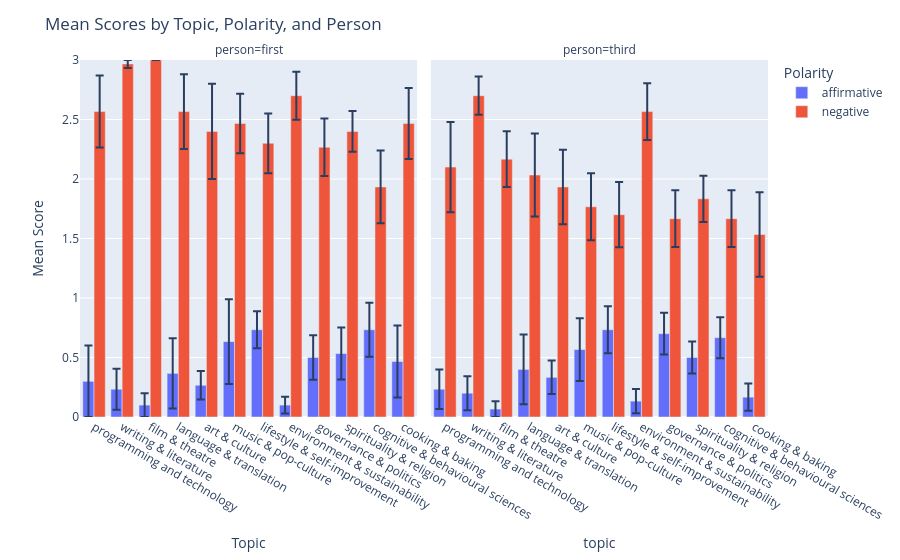

The code cell stored with this chart in its notebook:
### Code cell
df = pd.read_csv("results/probably_not_results.csv")

fig = px.bar(df, x="topic", y="mean", color="polarity", barmode="group", error_y="stderr", facet_col="person")
fig.update_layout(title="Mean Scores by Topic, Polarity, and Person", xaxis_title="Topic", yaxis_title="Mean Score", legend_title="Polarity")
fig.update_yaxes(range=[0, 3])
fig.show()

### Figure 1 — Plotly figure (JSON) as saved in the notebook; plotly's stock layout.template omitted (floating-point values rounded to 4 significant figures)
{"data": [{"alignmentgroup": "True", "error_y": {"array": [0.3, 0.1725, 0.1, 0.2959, 0.1197, 0.3564, 0.1556, 0.07115, 0.1876, 0.2177, 0.2266, 0.3031]}, "hovertemplate": "polarity=affirmative<br>person=first<br>topic=%{x}<br>mean=%{y}<extra></extra>", "legendgroup": "affirmative", "marker": {"color": "#636efa", "pattern": {"shape": ""}}, "name": "affirmative", "offsetgroup": "affirmative", "orientation": "v", "showlegend": true, "textposition": "auto", "type": "bar", "x": ["programming and technology", "writing & literature", "film & theatre", "language & translation", "art & culture", "music & pop-culture", "lifestyle & self-improvement", "environment & sustainability", "governance & politics", "spirituality & religion", "cognitive & behavioural sciences", "cooking & baking"], "xaxis": "x", "y": [0.3, 0.2333, 0.1, 0.3667, 0.2667, 0.6333, 0.7333, 0.1, 0.5, 0.5333, 0.7333, 0.4667], "yaxis": "y"}, {"alignmentgroup": "True", "error_y": {"array": [0.1652, 0.1423, 0.06667, 0.2931, 0.1405, 0.2632, 0.1975, 0.1018, 0.1753, 0.1338, 0.1721, 0.1139]}, "hovertemplate": "polarity=affirmative<br>person=third<br>topic=%{x}<br>mean=%{y}<extra></extra>", "legendgroup": "affirmative", "marker": {"color": "#636efa", "pattern": {"shape": ""}}, "name": "affirmative", "offsetgroup": "affirmative", "orientation": "v", "showlegend": false, "textposition": "auto", "type": "bar", "x": ["programming and technology", "writing & literature", "film & theatre", "language & translation", "art & culture", "music & pop-culture", "lifestyle & self-improvement", "environment & sustainability", "governance & politics", "spirituality & religion", "cognitive & behavioural sciences", "cooking & baking"], "xaxis": "x2", "y": [0.2333, 0.2, 0.06667, 0.4, 0.3333, 0.5667, 0.7333, 0.1333, 0.7, 0.5, 0.6667, 0.1667], "yaxis": "y2"}, {"alignmentgroup": "True", "error_y": {"array": [0.3025, 0.03333, 0.0, 0.3145, 0.4, 0.2494, 0.2507, 0.2015, 0.2424, 0.1707, 0.3055, 0.299]}, "hovertemplate": "polarity=negative<br>person=first<br>topic=%{x}<br>mean=%{y}<extra></extra>", "legendgroup": "negative", "marker": {"color": "#EF553B", "pattern": {"shape": ""}}, "name": "negative", "offsetgroup": "negative", "orientation": "v", "showlegend": true, "textposition": "auto", "type": "bar", "x": ["programming and technology", "writing & literature", "film & theatre", "language & translation", "art & culture", "music & pop-culture", "lifestyle & self-improvement", "environment & sustainability", "governance & politics", "spirituality & religion", "cognitive & behavioural sciences", "cooking & baking"], "xaxis": "x", "y": [2.567, 2.967, 3.0, 2.567, 2.4, 2.467, 2.3, 2.7, 2.267, 2.4, 1.933, 2.467], "yaxis": "y"}, {"alignmentgroup": "True", "error_y": {"array": [0.3786, 0.1606, 0.2344, 0.3494, 0.3135, 0.2813, 0.2742, 0.2386, 0.2383, 0.194, 0.2383, 0.3556]}, "hovertemplate": "polarity=negative<br>person=third<br>topic=%{x}<br>mean=%{y}<extra></extra>", "legendgroup": "negative", "marker": {"color": "#EF553B", "pattern": {"shape": ""}}, "name": "negative", "offsetgroup": "negative", "orientation": "v", "showlegend": false, "textposition": "auto", "type": "bar", "x": ["programming and technology", "writing & literature", "film & theatre", "language & translation", "art & culture", "music & pop-culture", "lifestyle & self-improvement", "environment & sustainability", "governance & politics", "spirituality & religion", "cognitive & behavioural sciences", "cooking & baking"], "xaxis": "x2", "y": [2.1, 2.7, 2.167, 2.033, 1.933, 1.767, 1.7, 2.567, 1.667, 1.833, 1.667, 1.533], "yaxis": "y2"}], "layout": {"annotations": [{"font": {}, "showarrow": false, "text": "person=first", "x": 0.245, "xanchor": "center", "xref": "paper", "y": 1, "yanchor": "bottom", "yref": "paper"}, {"font": {}, "showarrow": false, "text": "person=third", "x": 0.755, "xanchor": "center", "xref": "paper", "y": 1, "yanchor": "bottom", "yref": "paper"}], "barmode": "group", "legend": {"title": {"text": "Polarity"}, "tracegroupgap": 0}, "margin": {"t": 60}, "title": {"text": "Mean Scores by Topic, Polarity, and Person"}, "xaxis": {"anchor": "y", "domain": [0, 0.49], "title": {"text": "Topic"}}, "xaxis2": {"anchor": "y2", "domain": [0.51, 1], "matches": "x", "title": {"text": "topic"}}, "yaxis": {"anchor": "x", "domain": [0, 1], "range": [0, 3], "title": {"text": "Mean Score"}}, "yaxis2": {"anchor": "x2", "domain": [0, 1], "matches": "y", "range": [0, 3], "showticklabels": false}}}
